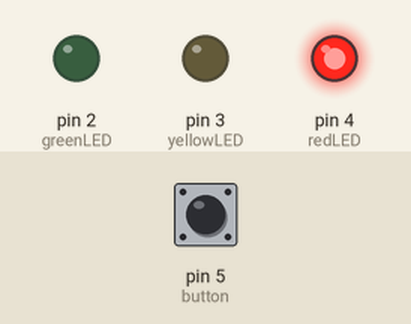
Simulated run of this sketch. Board: Arduino Uno, built with avr-gcc and run on an emulated ATmega328P. On the bench: output pins drawn as LEDs (lit = HIGH). Inputs (shaded band) come from the test bench; at power-on: pin 5 (button) HIGH.

Above: at 1.2 s.
1.3 s: pin 5 (button) pulled LOW for 0.15 s
At 1.7 s:
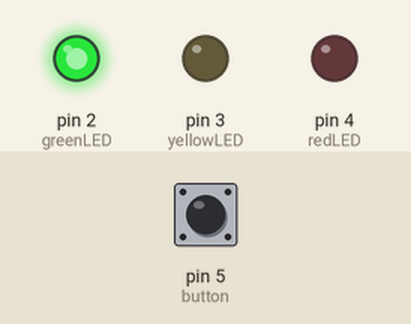
2.9 s: pin 5 (button) pulled LOW for 1 s
At 4.1 s:
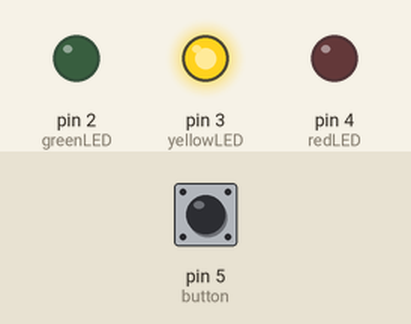
5.4 s: pin 5 (button) pulled LOW for 3.2 s
At 6.0 s:
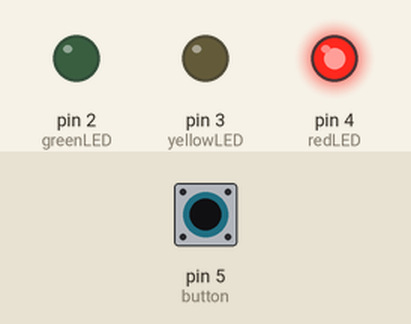
Timing chart, 0 to 8.4 s (numbered marks = the images above; inputs shaded):
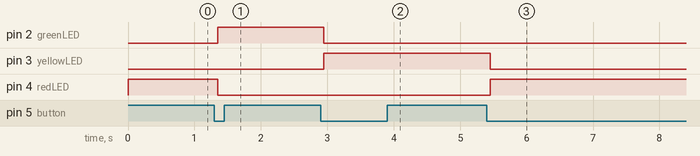

Measured:
- after the input at 1.3 s, pin 2 (greenLED): LOW → HIGH after 0.05 s; pin 4 (redLED): HIGH → LOW after 0.05 s
- after the input at 2.9 s, pin 2 (greenLED): HIGH → LOW after 0.05 s; pin 3 (yellowLED): LOW → HIGH after 0.05 s
- after the input at 5.4 s, pin 3 (yellowLED): HIGH → LOW after 0.05 s; pin 4 (redLED): LOW → HIGH after 0.05 s

The sketch:

Simple_Traffic_Light.ino
```cpp
// Basic Traffic Light sketch where the lights only changes when a button is pressed

int redLED = 4;
int yellowLED = 3;
int greenLED = 2;

int button = 5;

int state = 0;

void setup() {
  pinMode(redLED, OUTPUT);
  pinMode(yellowLED, OUTPUT);
  pinMode(greenLED, OUTPUT);
  pinMode(button, INPUT_PULLUP); // //Activate the internal pullup resistor so it will not be a floating pin
  setlight(HIGH, LOW, LOW);
}

void loop() {
  if (digitalRead(button) == LOW) {
    delay(50); //prevent eletrical noises

    state = (state + 1) % 3;

    if (state == 0) {
      setlight(HIGH, LOW, LOW);
    } else if (state == 1) {
      setlight(LOW, LOW, HIGH);
    } else {
      setlight(LOW, HIGH, LOW);
      //state = 0;
    }

    while (digitalRead(button) == LOW) {
      delay(10);
    }
  }
}

void setlight(int RED, int YELLOW, int GREEN){
  digitalWrite(redLED, RED);
  digitalWrite(yellowLED, YELLOW);
  digitalWrite(greenLED, GREEN);
}
```
